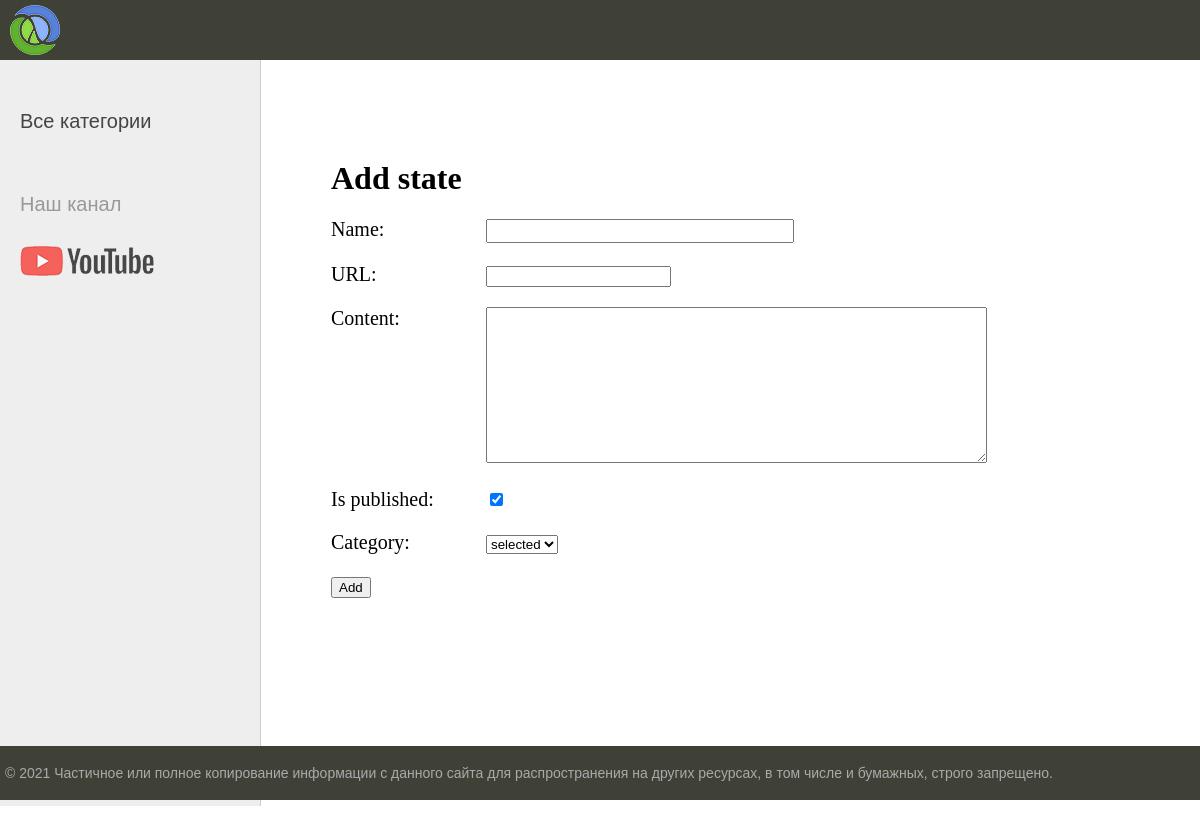
The page /addpage/ on the database as committed earlier.
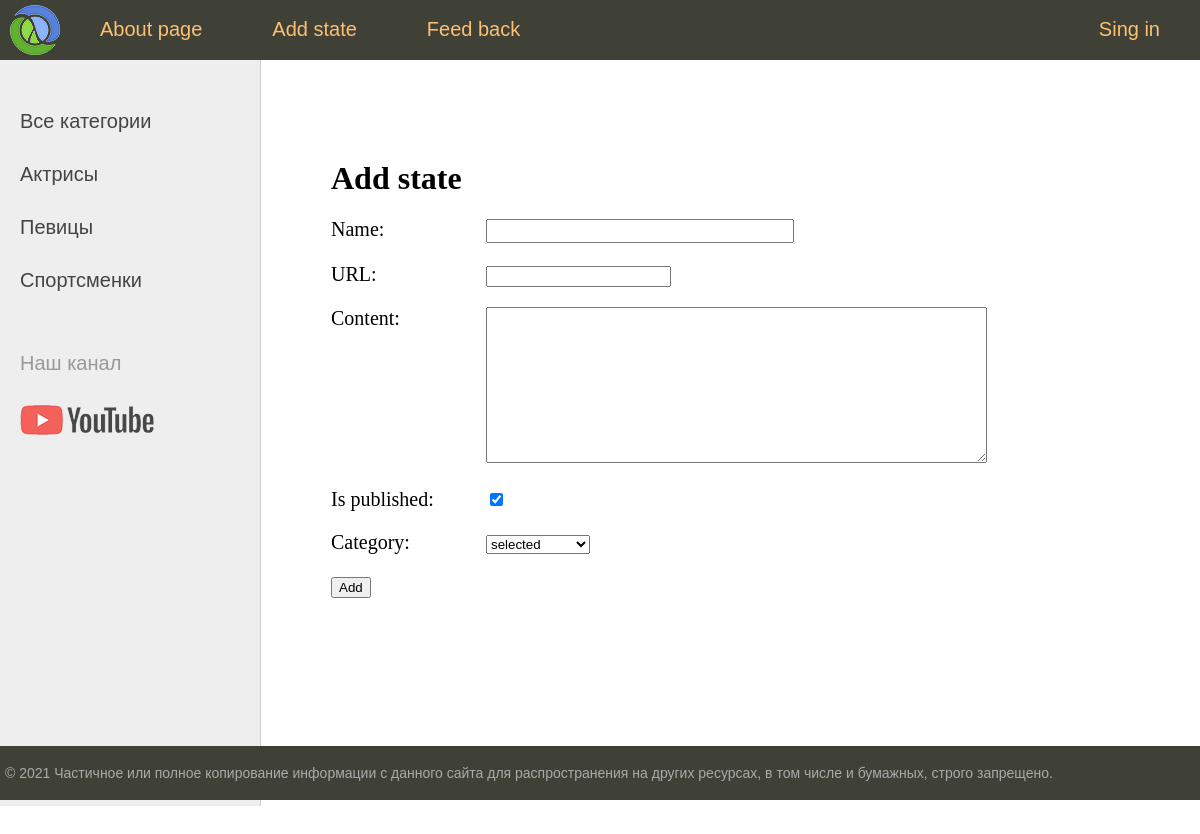
The same page on the database as committed later.
### women/models.py (models this page shows, shortened)
class Menu(models.Model):
    title = models.CharField(max_length=255, verbose_name='title')
    url_name = models.CharField(max_length=255,null=True, verbose_name='url name')
    class Meta:
        verbose_name = 'Menu'
        verbose_name_plural = 'Menu'
        ordering = ['id']

class Category(models.Model):
    name = models.CharField(max_length=100, db_index=True,verbose_name='category')
    slug = models.SlugField(max_length=255, unique=True, db_index=True, verbose_name='URL')
    def __str__(self):
        return self.name
    def get_absolut_url(self):
        return reverse('category', kwargs={'cat_slug': self.slug})
    class Meta:
        verbose_name = 'Category'
        verbose_name_plural = 'Categories'
        ordering = ['id']

### women/views.py (the view)
# urls.py: path('addpage/', addpage, name='add_page'),
def addpage(request):
    if request.method == 'POST':
        form = AddPostForm(request.POST)
        if form.is_valid():
            print(form.cleaned_data)
            try:
                Women.objects.create(**form.cleaned_data)
                return  redirect('home')
            except:
                form.add_error(None,'post add error')
    else:
        form = AddPostForm()
    context = {
        'form': form,
        'title': 'Add state'
    }
    return render(request, 'women/addpage.html', context=context)

### women/forms.py
class AddPostForm(forms.Form):
    title = forms.CharField(max_length=255, label='Name', widget=forms.TextInput(attrs={'class': 'form-input'}))
    slug = forms.SlugField(max_length=255, label='URL')
    content = forms.CharField(widget=forms.Textarea(attrs={'cols':60, 'rows':10}))
    is_published = forms.BooleanField(required=False, initial=True)
    cat = forms.ModelChoiceField(queryset=Category.objects.all(), label='Category',empty_label='selected')

### women/templatetags/women_tags.py (called while the page is built)
@register.inclusion_tag('women/list_categories.html')
def show_categories(sort=None, cat_selected=0):
    cats = Category.objects.all() if not sort else Category.objects.order_by(sort)
    return  {'cats': cats, 'cat_selected': cat_selected}

@register.inclusion_tag('women/list_menu.html')
def get_menu():
    menu = Menu.objects.all()
    return {'menu': menu}

### women/templates/women/addpage.html (shortened to what this page needs)
{% extends 'women/base.html' %}
{% block content %}
<h1>{{title}}</h1>
<form action="{% url 'add_page' %}" method="post">
    {% for f in form %}
        <p><label class="form-label" for="{{ f.id_for_label }}">{{f.label}}:</label> {{ f}}</p>
    {% endfor %}
    <button type="submit">Add</button>
</form>
{% endblock %}

### women/templates/women/list_menu.html
{% for m in menu %}
	{% if not forloop.last %}
			<li><a href="{% url m.url_name %}">{{m.title}}</a></li>
	{% else %}
			<li class="last"><a href="{% url m.url_name %}">{{m.title}}</a></li>
	{% endif %}
{% endfor %}

### women/templates/women/list_categories.html
{% for c in cats %}
	{% if c.pk == cat_selected %}
		<li class="selected">{{c.name}}</li>
	{% else %}
		<li><a href="{{ c.get_absolut_url }}">{{c.name}}</a></li>
	{% endif %}
{% endfor %}

Rows that differ between the two databases and show on the page:
added Menu: title "About page"
added Menu: title "Add state"
added Menu: title "Feed back"
added Menu: title "Sing in"
added Category: name "Актрисы"
added Category: name "Певицы"
added Category: name "Спортсменки"
Other text that changed with them:
{{ title }}: "Add state" → (not shown)
